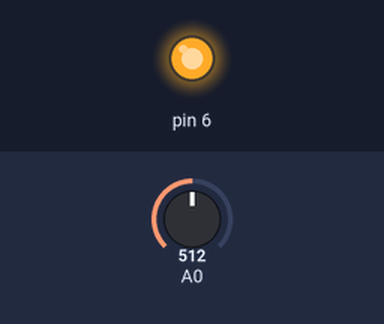
The sketch below on a simulated Arduino Uno, built with avr-gcc and run on an emulated ATmega328P. Shown: output pins drawn as LEDs (lit = HIGH). The inputs (shaded band) are chosen by the test bench; at power-on: A0 = 512.

Above: at 0.1 s.
Timing chart, 0 to 1.6 s (numbered marks = the images above):
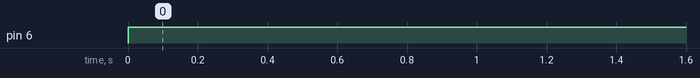

The sketch:

LDR.ino
```cpp
int SensorReading;
void setup(){
  Serial.begin(9600);
  pinMode(6,OUTPUT);
}
void loop(){
  SensorReading=analogRead(0);
  if(SensorReading<700)
  {
    digitalWrite(6,HIGH);
  }
}
```

Measured:
- by itself, pin 6: LOW → HIGH at 0.00 s
